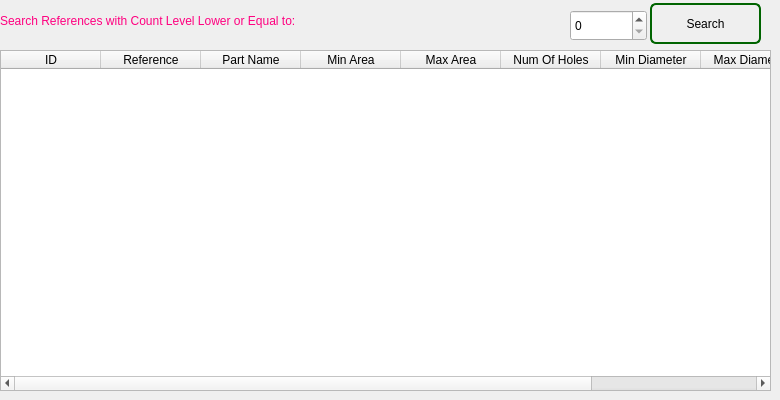
    <widget class="QWidget" name="tabDetails">
     <attribute name="title">
      <string>Inventory Details</string>
     </attribute>
     <widget class="QLabel" name="label_2">
      <property name="geometry">
       <rect>
        <x>0</x>
        <y>5</y>
        <width>561</width>
        <height>31</height>
       </rect>
      </property>
      <property name="styleSheet">
       <string notr="true">color:rgb(255, 0, 127)</string>
      </property>
      <property name="text">
       <string>Search References with Count Level Lower or Equal to:</string>
      </property>
     </widget>
     <widget class="QTableWidget" name="table">
      <property name="geometry">
       <rect>
        <x>0</x>
        <y>50</y>
        <width>771</width>
        <height>341</height>
       </rect>
      </property>
      <property name="styleSheet">
       <string notr="true">font: 10pt &quot;Century Gothic&quot;;</string>
      </property>
      <column>
       <property name="text">
        <string>ID</string>
       </property>
      </column>
      <column>
       <property name="text">
        <string>Reference</string>
       </property>
      </column>
      <column>
       <property name="text">
        <string>Part Name</string>
       </property>
      </column>
      <column>
       <property name="text">
        <string>Min Area</string>
       </property>
      </column>
      <column>
       <property name="text">
        <string>Max Area</string>
       </property>
      </column>
      <column>
       <property name="text">
        <string>Num Of Holes</string>
       </property>
      </column>
      <column>
       <property name="text">
        <string>Min Diameter</string>
       </property>
      </column>
      <column>
       <property name="text">
        <string>Max Diameter</string>
       </property>
      </column>
      <column>
       <property name="text">
        <string>Count</string>
       </property>
      </column>
     </widget>
     <widget class="QSpinBox" name="count_filter">
      <property name="geometry">
       <rect>
        <x>570</x>
        <y>10</y>
        <width>77</width>
        <height>31</height>
       </rect>
      </property>
     </widget>
     <widget class="QPushButton" name="btnSearch">
      <property name="geometry">
       <rect>
        <x>650</x>
        <y>3</y>
        <width>111</width>
        <height>41</height>
       </rect>
      </property>
      <property name="styleSheet">
       <string notr="true">QPushButton{
font: 16pt &quot;Century Gothic&quot;;
border: 2px solid #006400;
border-radius: 6px;

}
QPushButton::hover{
         border: 2px solid #fff;
	font: 75 18pt &quot;Century Gothic&quot;;
	color: rgb(255, 255, 255);
   
	background-color: rgb(255, 0, 255);
}


</string>
      </property>
      <property name="text">
       <string>Search</string>
      </property>
     </widget>
    </widget>
